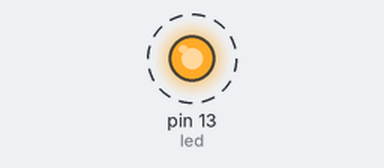
The sketch below on a simulated Arduino Uno, built with avr-gcc and run on an emulated ATmega328P. Shown: output pins drawn as LEDs (lit = HIGH). Dashed ring = blinking. What the sketch prints to the serial monitor is not drawn.

Above: at 0.5 s.
Timing chart, 0 to 4.6 s (numbered marks = the images above):
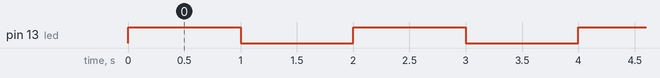

The sketch:

SerialDemo.ino
```cpp
int led = 13;

void setup() {
  Serial.begin(9600);
  pinMode(led, OUTPUT);
}

void loop() {
  Serial.println("LED: HIGH");
  digitalWrite(led, HIGH);   // turn the LED on (HIGH is the voltage level)
  delay(1000);               // wait for a second
  Serial.println("LED: LOW");
  digitalWrite(led, LOW);    // turn the LED off by making the voltage LOW
  delay(1000);               // wait for a second
}
```

Measured:
- by itself, pin 13 (led): alternates HIGH for 1.0 s and LOW for 1.0 s
